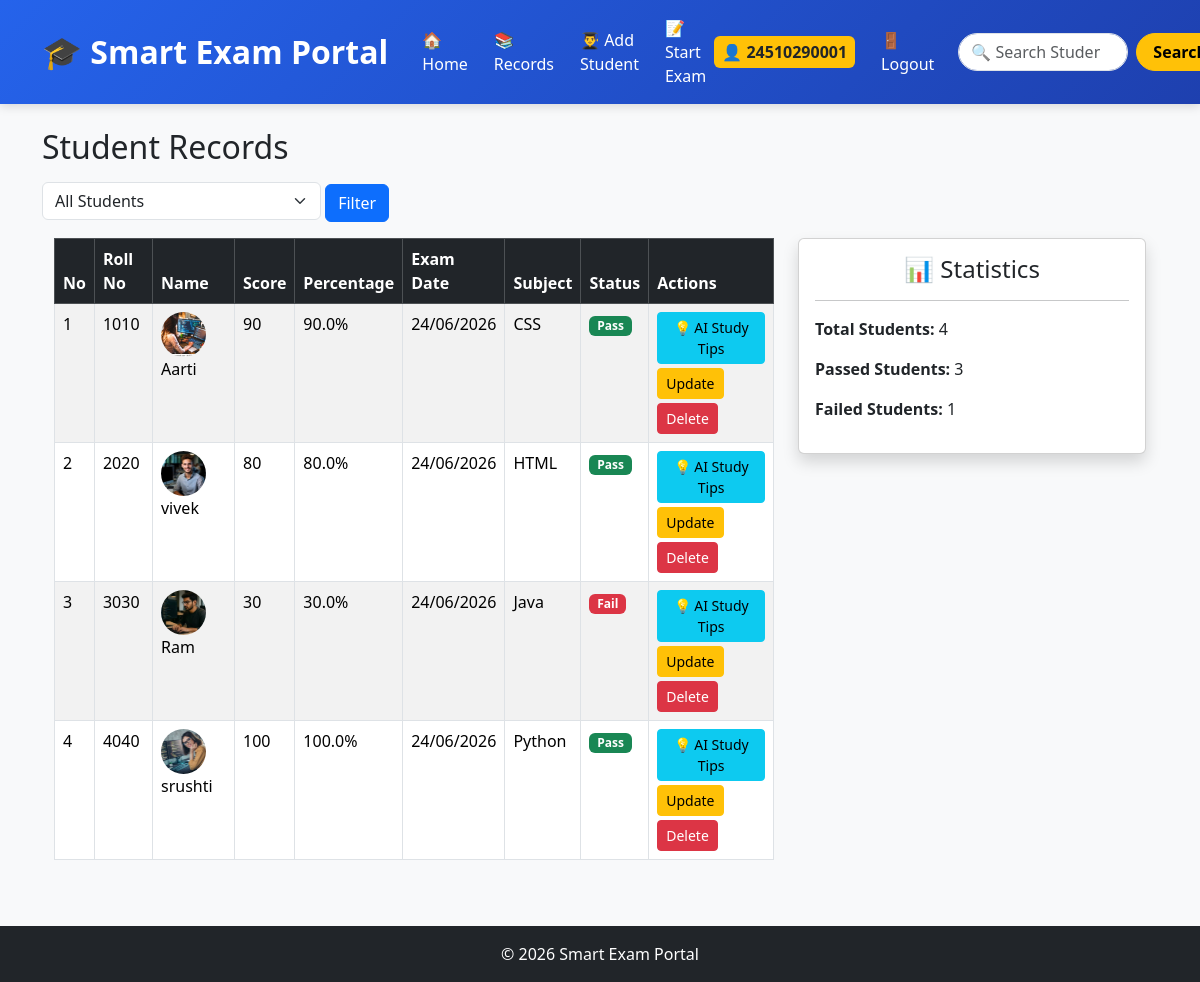
/records (signed in), run on the app's committed database.
### tables this page shows
CREATE TABLE students (
    id INTEGER PRIMARY KEY AUTOINCREMENT,
    roll_number INTEGER,
    subject_name TEXT,
    student_name TEXT,
    score INTEGER,
    percentage REAL,
    exam_date TEXT
, subject_id INTEGER, photo TEXT DEFAULT 'default.jpg');

CREATE TABLE subjects (
        id INTEGER PRIMARY KEY AUTOINCREMENT,
        name TEXT NOT NULL UNIQUE
    );

### smart_exam_portal/app.py (the view)
@app.route("/records")
def records():
    status = request.args.get("status", "")
    conn = get_db()
    query = """
    SELECT
        students.id,
        students.roll_number,
        students.student_name,
        students.score,
        students.percentage,
        students.exam_date,
        students.photo,
        subjects.name AS subject_name
    FROM students
    LEFT JOIN subjects
        ON students.subject_id = subjects.id
    """
    if status == "pass":
        query += " WHERE students.percentage >= 40"
    elif status == "fail":
        query += " WHERE students.percentage < 40"
    students = conn.execute(query).fetchall()
    conn.close()
    return render_template(
        "records.html",
        students=students
    )

### smart_exam_portal/database.py (called while the page is built)
def get_db():
    conn = sqlite3.connect("myproject.db")
    conn.row_factory = sqlite3.Row
    return conn

### smart_exam_portal/templates/records.html (shortened to what this page needs)
{% extends "base.html" %}
{% block content %}
<h2 class="mb-3">Student Records</h2>
<form method="GET" action="{{ url_for('records') }}" class="mb-3">
    <select name="status" class="form-select w-25 d-inline">
        <option value=""
            {% if request.args.get('status') == '' %}selected{% endif %}>
            All Students
        </option>
    </select>
    <button type="submit" class="btn btn-primary">
        Filter
    </button>
</form>
<div class="container">
    <div class="row">
        <div class="col-md-8">
            <table class="table table-striped table-hover table-bordered">
                <thead class="table-dark">
                    <tr>
                        <th>No</th>
                        <th>Roll No</th>
                        <th>Name</th>
                        <th>Score</th>
                        <th>Percentage</th>
                        <th>Exam Date</th>
                        <th>Subject</th>
                        <th>Status</th>
                        <th>Actions</th>
                    </tr>
                </thead>
                <tbody>
                    {% for student in students %}
                    <tr>
                        <td>{{ loop.index }}</td>
                        <td>{{ student.roll_number }}</td>
                        <td>
                            <img
                                src="{{ url_for('static', filename='uploads/' ~ (student.photo or 'default.jpg')) }}"
                                alt="Student Photo"
                                width="45"
                                height="45"
                                class="rounded-circle me-2"
                                style="object-fit: cover;">
                            {{ student.student_name }}
                        </td>
                        <td>{{ student.score }}</td>
                        <td>{{ student.percentage }}%</td>
                        <td>{{ student.exam_date }}</td>
                        <td>{{ student.subject_name }}</td>
                        <td>
                            {% if student.percentage >= 40 %}
                                <span class="badge bg-success">
                                    Pass
                                </span>
                            {% else %}
                                <span class="badge bg-danger">
                                    Fail
                                </span>
                            {% endif %}
                        </td>
                        <td>
                            <a href="{{ url_for('get_ai_tip', id=student.id) }}"
                               class="btn btn-info btn-sm mb-1">
                                💡 AI Study Tips
                            </a>
                            {% if session.get("role") == "admin" %}
                                <a href="{{ url_for('edit_student', roll_number=student.roll_number) }}"
                                   class="btn btn-warning btn-sm mb-1">
                                    Update
                                </a>
                                <form
                                    method="POST"
                                    action="{{ url_for('delete_student', roll_number=student.roll_number) }}"
                                    style="display:inline;">
                                    <button
                                        type="submit"
                                        class="btn btn-danger btn-sm"
                                        onclick="return confirm('Are you sure you want to delete this student?')">
                                        Delete
                                    </button>
                                </form>
                            {% endif %}
                        </td>
                    </tr>
                    {% endfor %}
                </tbody>
            </table>
        </div>
        <div class="col-md-4">
            <div class="card shadow">
                <div class="card-body">
                    <h4 class="text-center">
                        📊 Statistics
                    </h4>
                    <hr>
                    <p>
                        <strong>Total Students:</strong>
                        {{ students|length }}
                    </p>
                    <p>
                        <strong>Passed Students:</strong>
                        {{ students|selectattr('percentage','ge',40)|list|length }}
                    </p>
                    <p>
                        <strong>Failed Students:</strong>
                        {{ students|selectattr('percentage','lt',40)|list|length }}
                    </p>
                </div>
            </div>
        </div>
    </div>
</div>
{% endblock %}

### smart_exam_portal/templates/base.html (style rules this page uses)
body { background-color:#f8f9fa; }

### data on the page
students: roll_number "1010", photo (picture), student_name "Aarti", score "90", percentage "90.0", exam_date "24/06/2026", subject_name "CSS", shows "Pass"
students: roll_number "2020", photo (picture), student_name "vivek", score "80", percentage "80.0", exam_date "24/06/2026", subject_name "HTML", shows "Pass"
students: roll_number "3030", photo (picture), student_name "Ram", score "30", percentage "30.0", exam_date "24/06/2026", subject_name "Java", shows "Fail"
students: roll_number "4040", photo (picture), student_name "srushti", score "100", percentage "100.0", exam_date "24/06/2026", subject_name "Python", shows "Pass"

### other printed values
{{ session['username'] }} "24510290001"
{{ students|length }} "4"
{{ students|selectattr('percentage','ge',40)|list|length }} "3"
{{ students|selectattr('percentage','lt',40)|list|length }} "1"
